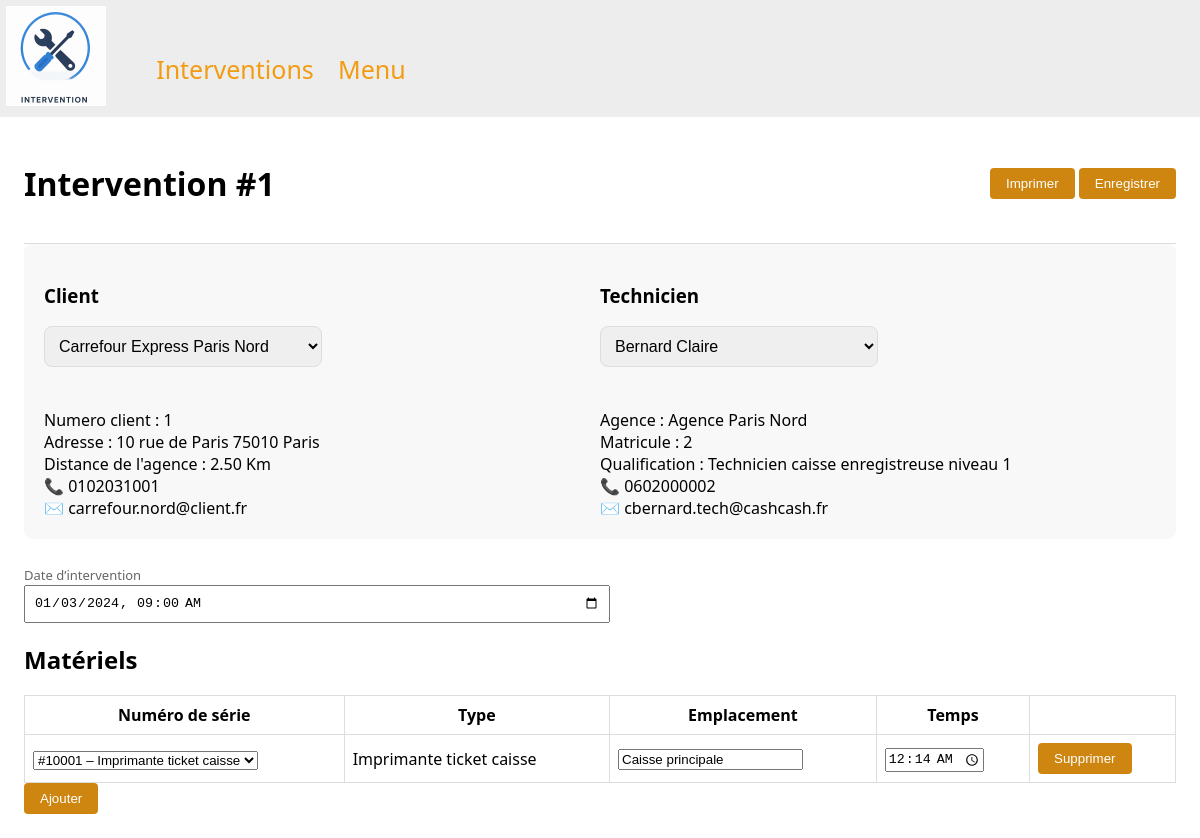
Page /Site/EditIntervention.php?id=1 (signed in) on the committed database.
### tables this page shows
CREATE TABLE `Intervention` (
  `Id_Intervention` int(11) NOT NULL,
  `Date_` datetime DEFAULT NULL,
  `NumClient` int(11) NOT NULL,
  `Matricule` int(11) NOT NULL
);

CREATE TABLE `Client` (
  `NumClient` int(11) NOT NULL,
  `RaisonSociale` varchar(50) DEFAULT NULL,
  `SIREN` varchar(50) DEFAULT NULL,
  `CodeAPE` varchar(50) DEFAULT NULL,
  `AdressePostale` varchar(50) DEFAULT NULL,
  `NumTel` varchar(50) DEFAULT NULL,
  `NumTelecopie` varchar(50) DEFAULT NULL,
  `Email` varchar(50) DEFAULT NULL,
  `DistanceAgenceKm` decimal(15,2) DEFAULT NULL,
  `DuréeDeplacement` time DEFAULT NULL,
  `Num_Agence` int(11) NOT NULL
);

CREATE TABLE `Agence` (
  `Num_Agence` int(11) NOT NULL,
  `Nom` varchar(50) DEFAULT NULL,
  `AdressePostale` varchar(50) DEFAULT NULL,
  `NumTel` varchar(50) DEFAULT NULL,
  `Email` varchar(50) DEFAULT NULL
);

CREATE TABLE `Technicien` (
  `Matricule` int(11) NOT NULL,
  `Qualification` varchar(50) DEFAULT NULL,
  `DateQualification` date DEFAULT NULL,
  `Email` varchar(50) DEFAULT NULL,
  `NumTel` varchar(50) DEFAULT NULL
);

CREATE TABLE `InterventionParMateriel` (
  `NumSerie` int(11) NOT NULL,
  `Id_Intervention` int(11) NOT NULL,
  `TempsIntervention` time DEFAULT NULL,
  `DistanceParcourue` int(11) DEFAULT NULL
);

CREATE TABLE `Type` (
  `ReferenceInterne` int(11) NOT NULL,
  `Libellé` varchar(50) DEFAULT NULL
);

### Site/modeles/mesFonctionsAccesDonnes.php (called while the page is built, shortened)
<?php
function getInterventionComplete(int $idIntervention)
{
    $pdo = PDO2::getInstance();
    $sql = "
        SELECT
            i.Id_Intervention,
            i.Date_,
            c.RaisonSociale,
            c.AdressePostale,
            c.NumTel,
            c.Email,
            c.NumClient,
            c.DistanceAgenceKm,
            t.matricule,
            e.Nom AS NomTech,
            e.Prenom AS PrenomTech,
            t.Qualification,
            t.Email AS EmailTech,
            a.Nom AS NomAgence,
            t.NumTel AS NumTelTech
        FROM Intervention i
        JOIN Client c ON i.NumClient = c.NumClient
        JOIN Technicien t ON i.Matricule = t.Matricule
        JOIN Employé e ON t.Matricule = e.Matricule
        JOIN Agence a ON e.Num_Agence = a.Num_Agence
        WHERE i.Id_Intervention = :id
    ";
    $req = $pdo->prepare($sql);
    $req->bindValue(':id', $idIntervention, PDO::PARAM_INT);
    $req->execute();
    return $req->fetch(PDO::FETCH_ASSOC);
}
function getMaterielsByIntervention(int $idIntervention)
{
    $pdo = PDO2::getInstance();
    $sql = "
        SELECT
            m.NumSerie,
            t.Libellé,
            m.Emplacement,
            ipm.TempsIntervention
        FROM InterventionParMateriel ipm
        JOIN Matériel m ON ipm.NumSerie = m.NumSerie
        JOIN Type t ON m.ReferenceInterne = t.ReferenceInterne
        WHERE ipm.Id_Intervention = :id
    ";
    $req = $pdo->prepare($sql);
    $req->bindValue(':id', $idIntervention, PDO::PARAM_INT);
    $req->execute();
    return $req->fetchAll(PDO::FETCH_ASSOC);
}
function getTousLesMateriels()
{
    $pdo = PDO2::getInstance();
    $sql = "
        SELECT
            m.NumSerie,
            t.Libellé,
            m.Emplacement
        FROM Matériel m
        JOIN Type t ON m.ReferenceInterne = t.ReferenceInterne
        ORDER BY m.NumSerie
    ";
    return $pdo->query($sql)->fetchAll(PDO::FETCH_ASSOC);
}
function getTousLesClients()
{
    $pdo = PDO2::getInstance();
    $sql = "
        SELECT
        c.RaisonSociale,
        c.AdressePostale,
        c.NumTel,
        c.Email,
        c.NumClient,
        c.DistanceAgenceKm
        FROM Client c
    ";
    return $pdo->query($sql)->fetchAll(PDO::FETCH_ASSOC);
}
function getTousLesTechniciens()
{
    $pdo = PDO2::getInstance();
    $sql = "
    SELECT t.matricule,
    e.Nom AS NomTech,
    e.Prenom AS PrenomTech,
    t.Qualification,
    t.Email AS EmailTech,
    a.Nom AS NomAgence,
    t.NumTel AS NumTelTech
    FROM Technicien t
    JOIN Employé e ON t.Matricule = e.Matricule
    JOIN Agence a ON e.Num_Agence = a.Num_Agence;
    ";
    return $pdo->query($sql)->fetchAll(PDO::FETCH_ASSOC);
}
?>

### Site/EditIntervention.php (the view, shortened to what this page needs)
<?php
include_once __DIR__ . '/modeles/mesFonctionsAccesDonnes.php';
$idIntervention = (int)$_GET['id'];
if ($idIntervention !=0){
$intervention = getInterventionComplete($idIntervention);
$materiels = getMaterielsByIntervention($idIntervention);}
$tousMateriels = getTousLesMateriels();
$clients = getTousLesClients();
$techniciens = getTousLesTechniciens();
?>
<!DOCTYPE html>
<html lang="fr">
<head>
<link rel="stylesheet" type="text/css" href="EditIntervention.css">
</head>
<body>
<header>
        <img class="logo" src="Image/logoIntervention.png" width="100">
     <nav>
         <ul>
            <li> <a href="interventions.php">Interventions</a></li>
             <li> <a href="menu.php">Menu</a></li>
         </ul>
     </nav>
    </header>
<div class="container">
<form method="post">
    <div class="header">
        <h1>Intervention #<?= $intervention['Id_Intervention'] ?></h1>
        <div>
        <button onclick="imprimer()">Imprimer</button>
        <button type="submit">Enregistrer</button>
</div>
    </div>
    <div class="odoo-box">
    <div class="box-left">
    <h3>Client</h3><div>
    <select name="client" class="selectClient">
<?php foreach ($clients as $client): ?>
    <option value="<?= $client['NumClient'] ?>"
            data-adressepostale="<?= htmlspecialchars($client['AdressePostale']) ?>"
            data-distanceagence="<?= htmlspecialchars($client['DistanceAgenceKm']) ?>"
            data-telclient="<?= htmlspecialchars($client['NumTel']) ?>"
            data-emailclient="<?= htmlspecialchars($client['Email']) ?>"
            data-numclient="<?= htmlspecialchars($client['NumClient']) ?>"
            <?= $client['NumClient'] == $intervention['NumClient'] ? 'selected' : '' ?>>
        <?= htmlspecialchars($client['RaisonSociale']) ?>
    </option>
<?php endforeach; ?>
</select>
                </div>
        <br>
        <div class="numclient">Numero client : <?= $intervention['NumClient'] ?><br></div>
        <div class="adressepostale">Adresse : <?= $intervention['AdressePostale'] ?><br></div>
        <div class="distanceAgence">Distance de l'agence : <?= $intervention['DistanceAgenceKm'] ?> Km<br></div>
        <div class="TelClient">📞 <?= $intervention['NumTel'] ?><br></div>
        <div class="EmailClient">✉️ <?= $intervention['Email'] ?></div>
    </div>
    <div class="box-right">
    <h3>Technicien</h3>
        <select name="technicien" class="selectTechnicien">
        <?php foreach ($techniciens as $technicien): ?>
            <option value="<?= $technicien['matricule'] ?>"
                    data-nomagence="<?= htmlspecialchars($technicien['NomAgence']) ?>"
                    data-matricule="<?= htmlspecialchars($technicien['matricule']) ?>"
                    data-qualification="<?= htmlspecialchars($technicien['Qualification']) ?>"
                    data-numteltech="<?= htmlspecialchars($technicien['NumTelTech']) ?>"
                    data-emailtech="<?= htmlspecialchars($technicien['EmailTech']) ?>"
                    <?= $technicien['matricule'] == $intervention['matricule'] ? 'selected' : '' ?>>
                    <?= htmlspecialchars($technicien['NomTech'] ." ". $technicien['PrenomTech']) ?>
            </option>
        <?php endforeach; ?>
        </select>
        <br><br>
        <div class="nomagence" >Agence : <?= $intervention['NomAgence'] ?><br></div>
        <div class="matricule" >Matricule : <?= $intervention['matricule'] ?><br></div>
        <div class="qualification" >Qualification : <?= $intervention['Qualification'] ?><br></div>
        <div class="numtech" >📞 <?= $intervention['NumTelTech'] ?><br></div>
        <div class="emailtech" >✉️ <?= $intervention['EmailTech'] ?></div>
    </div>
</div>
    <div class="form-grid">
        <div class="field">
            <label>Date d’intervention</label>
            <input type="datetime-local" name="date_intervention"
                value="<?= date('Y-m-d\TH:i', strtotime($intervention['Date_'])) ?>">
        </div>
    </div>
    <h2>Matériels</h2>
    <table class="odoo-table">
        <thead>
            <tr>
                <th>Numéro de série</th>
                <th>Type</th>
                <th>Emplacement</th>
                <th>Temps</th>
                <th></th>
            </tr>
        </thead>
        <tbody>
            <?php foreach ($materiels as $mat): ?>
                <tr>
    <td>
    <select name="materiel[<?= $mat['NumSerie'] ?>][nouveau_numSerie]"
        class="selectMateriel">
    <?php foreach ($tousMateriels as $m): ?>
        <option value="<?= $m['NumSerie'] ?>"
                data-libelle="<?= htmlspecialchars($m['Libellé']) ?>"
                data-emplacement="<?= htmlspecialchars($m['Emplacement']) ?>"
                <?= $m['NumSerie'] == $mat['NumSerie'] ? 'selected' : '' ?>>
            #<?= $m['NumSerie'] ?> – <?= htmlspecialchars($m['Libellé']) ?>
        </option>
    <?php endforeach; ?>
</select>
    </td>
    <td class="typeMateriel"><?= htmlspecialchars($mat['Libellé']) ?></td>
    <td>
         <input type="text"
                class="emplacementMateriel"
               name="materiel[<?= $mat['NumSerie'] ?>][emplacement]"
               value="<?= htmlspecialchars($mat['Emplacement']) ?>">
    </td>
    <td>
        <input type="time"
               name="materiel[<?= $mat['NumSerie'] ?>][temps]"
               value="<?= substr($mat['TempsIntervention'], 0, 5) ?>">
    </td>
    <td>
    <button name = "supprimer" class="btnSupprimer" data-numserie="<?= $mat['NumSerie'] ?>" >Supprimer</button>
    </td>
</tr>
            <?php endforeach; ?>
        </tbody>
    </table>
<button id="btnAjouter" class="btnAjouter" data-numserie="<?= $mat['NumSerie'] ?>" >Ajouter</button>
</form>
</div>
</body>
</html>

### Site/EditIntervention.css (style rules this page uses)
.selectClient { width: 50%; padding: 10px; border-radius: 8px; border: 1px solid #ddd; margin-bottom: 20px; font-size: 16px; }
.selectTechnicien { width: 50%; padding: 10px; border-radius: 8px; border: 1px solid #ddd; margin-bottom: 20px; font-size: 16px; }
body { font-family: "Segoe UI", Arial, sans-serif; background: #f4f5f7; margin: 0; }
.container { padding: 24px; background: #fff; }
.header { display: flex; justify-content: space-between; align-items: center; border-bottom: 1px solid #ddd; padding-bottom: 16px; }
button { background: #cf8610; color: #ffffff; border: none; padding: 8px 16px; border-radius: 4px; cursor: pointer; }
.form-grid { display: grid; grid-template-columns: 1fr 1fr; gap: 20px; margin-top: 24px; }
.field label { font-size: 13px; color: #666; }
.field input { width: 100%; padding: 8px; }
.odoo-box { display: flex; justify-content: space-between; align-items: flex-start; background: #f8f8f8; padding: 20px; border-radius: 8px; }
.box-left { width: 50%; }
.box-right { width: 50%; text-align: left; }
.odoo-table { width: 100%; border-collapse: collapse; margin-top: 16px; }
.odoo-table th, .odoo-table td { border: 1px solid #ddd; padding: 8px; }
nav ul li a { align-items: center; list-style-type: none; display: inline-block; background-color: #ededed; padding-right: 20px; color:#F39C12; font-size: 25px; text-decoration: none; margin-top: 20%; }
nav ul li { display: inline-block; }
header { z-index: 200000; background-color: #ededed; width: 100%; top: 0; }
header h1.welcome, nav { display: inline-block; vertical-align: top; text-decoration: none; }
header img.logo { margin: 6px; }

### rows in the picture
intervention: Id_Intervention "1", NumClient.NumClient "1", NumClient.AdressePostale "10 rue de Paris 75010 Paris", NumClient.DistanceAgenceKm "2.50", NumClient.NumTel "0102031001", NumClient.Email "carrefour.nord@client.fr", agence.Nom "Agence Paris Nord", Matricule.Matricule "2", Matricule.Qualification "Technicien caisse enregistreuse niveau 1", Matricule.NumTel "0602000002", Matricule.Email "cbernard.tech@cashcash.fr", date_intervention "01/03/2024 09:00"
interventionparmateriel: type.Libellé "Imprimante ticket caisse", NumSerie.Emplacement "Caisse principale", TempsIntervention "00:14"

### other values in the picture
form field client "Carrefour Express Paris Nord"
form field technicien "Bernard Claire"
